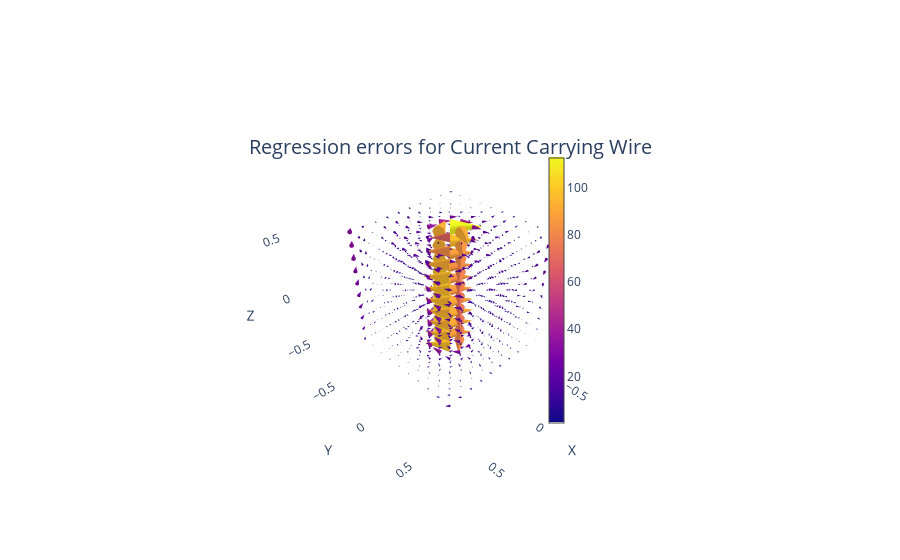

The cell this chart's notebook holds for it:
### Code cell
# plot residuals of fit above: 
residuals_wire_div_free, mse_wire_div_free = differencer(outputs_wire, outputs_wire_div_free)
print(f'MSE for this case of {mse_wire_div_free}')
plotter(residuals_wire_div_free, 
        title = f'Regression errors for Current Carrying Wire', 
        rescale = False, 
        perspective = [1.3, 1.3, 1.3])

### Figure 1 — Plotly figure (JSON) as saved in the notebook; plotly's stock layout.template omitted (floating-point values rounded to 4 significant figures; data arrays with more than 128 entries replaced by an {"elided": "..."} marker saying what was removed)
{"data": [{"anchor": "tail", "cmin": 0, "colorbar": {"len": 0.75, "thickness": 15, "x": 0.62}, "sizemode": "scaled", "sizeref": 2, "type": "cone", "u": {"elided": "1000 float values"}, "v": {"elided": "1000 float values"}, "w": {"elided": "1000 float values"}, "x": {"elided": "1000 float values"}, "y": {"elided": "1000 float values"}, "z": {"elided": "1000 float values"}}], "layout": {"scene": {"camera": {"eye": {"x": 1.3, "y": 1.3, "z": 1.3}}, "xaxis": {"showbackground": false, "title": {"text": "X"}}, "yaxis": {"showbackground": false, "title": {"text": "Y"}}, "zaxis": {"showbackground": false, "title": {"text": "Z"}}}, "title": {"font": {"size": 20}, "text": "Regression errors for Current Carrying Wire", "x": 0.5, "xanchor": "center", "y": 0.75}}}
